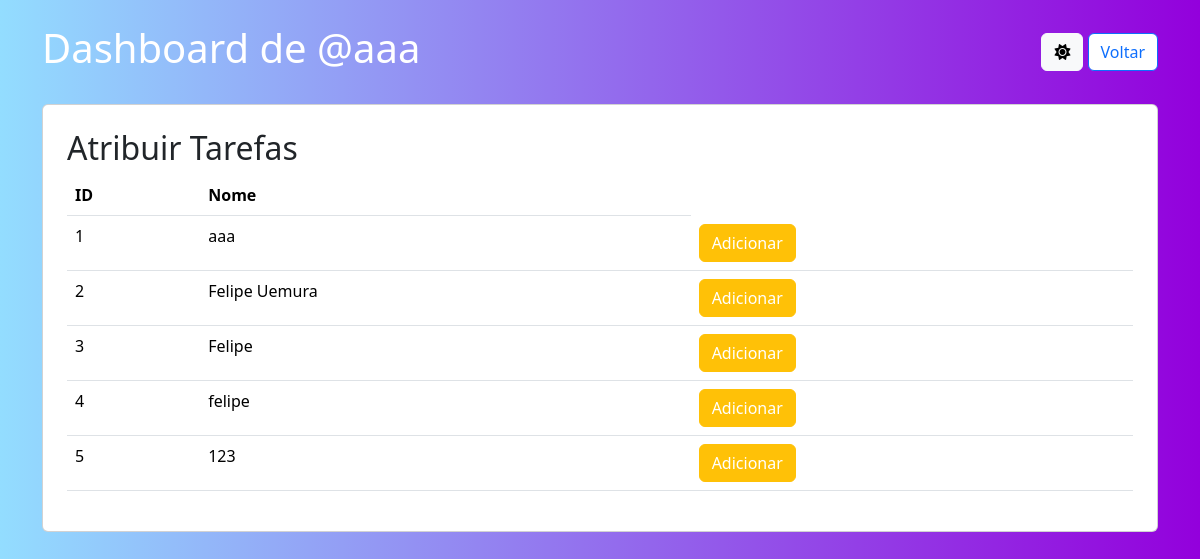
/atribuir_tarefa (signed in), run on the app's committed database.
### models.py (models this page shows)
class User(db.Model, UserMixin):
    id = db.Column(db.Integer, primary_key=True)
    name = db.Column(db.String(100), nullable=False)
    password = db.Column(db.String(100), nullable=False)
    events = db.relationship('Event', backref='user', lazy=True)

### main.py (the view)
@app.route('/atribuir_tarefa', methods=['GET', 'POST'])
@login_required
def atribuir_tarefa():
    users = User.query.all()
    event = Event.query.all()
    return render_template('tasksatt.html', users=users, event=event)

### models.py (called while the page is built)
@login_manager.user_loader
def load_user(user_id):
    return User.query.get(int(user_id))

### templates/tasksatt.html (shortened to what this page needs)
<!DOCTYPE html>
<html lang="en">
<head>
    <link href="https://cdn.jsdelivr.net/npm/bootstrap@5.3.3/dist/css/bootstrap.min.css" rel="stylesheet">
    <link rel="stylesheet" href="https://cdnjs.cloudflare.com/ajax/libs/font-awesome/6.0.0-beta3/css/all.min.css">
    <link rel="stylesheet" href="/static/css/styles.css" type="text/css">
</head>
<body>
    <div class="container">
        <div class="d-flex justify-content-between align-items-center my-4">
            <h1>Dashboard de @{{ current_user.name }}</h1>
            <div>
                <button id="toggle-mode" class="btn btn-light toggle-button" onclick="toggleDarkMode()">
                    <i id="mode-icon" class="fas fa-sun"></i>
                </button>
                <a href="{{ url_for('dashboard')}}" class="btn btn-secondary back-to-dashboard-button"> Voltar </a>
            </div>
        </div>
        <div class="card p-4">
            <h2>Atribuir Tarefas</h2>
            <table class="table">
                <thead>
                    <tr>
                        <th>ID</th>
                        <th>Nome</th>
                    </tr>
                </thead>
                <tbody>
                    {% for user in users %}
                        <tr>
                            <td>{{ user.id }}</td>
                            <td>{{ user.name }}</td>
                            <td>
                                <a href="{{ url_for('event_assignment', id=user.id) }}" class="btn btn-warning edit_button">Adicionar</a>
                            </td>
                        </tr>
                    {% endfor %}
                </tbody>
            </table>
        </div>
    </div>
</body>
</html>

### static/css/styles.css (style rules this page uses)
:root { --dashboard_background: #3e3e3e; --dashboard_text: white; --tasks_dark_color: #232323; --tasks_border_color: rgb(122, 122, 122); --taks_text_color: white; --new_task_button_color: rgb(13, 110, 253); --new_task_button_border_color: rgb(0, 97, 208); --edit_button_color: var(--new_task_button_color); --filter_button_color: rgb(34,34,34); --filter_border_color: rgb(34,34,34); --filter_text_color: white; }
body { background: linear-gradient(to right, #93ddff, #9300dc); color: white; }
.edit_button { color: white; background-color: var(--edit_button_color); }
.back-to-dashboard-button { background-color: white !important; border-color: var(--new_task_button_color) !important; color: var(--new_task_button_color) !important; }

### templates/tasksatt.html (style rules this page uses)
body { background-color: #a4a4a4; color: white; }
:root { --dashboard_background: #3e3e3e; --dashboard_text: white; --tasks_dark_color: #232323; --tasks_border_color: rgb(122, 122, 122); --taks_text_color: white; --edit_button_color: rgb(255, 193, 7); --new_task_button_color: rgb(13, 110, 253); --new_task_button_border_color: rgb(0, 97, 208); --filter_button_color: rgb(34,34,34); --filter_border_color: rgb(34,34,34); --filter_text_color: white; }

### data on the page
User: name "aaa", id "1"
User: id "2", name "Felipe Uemura"
User: id "3", name "Felipe"
User: id "4", name "felipe"
User: id "5", name "123"
